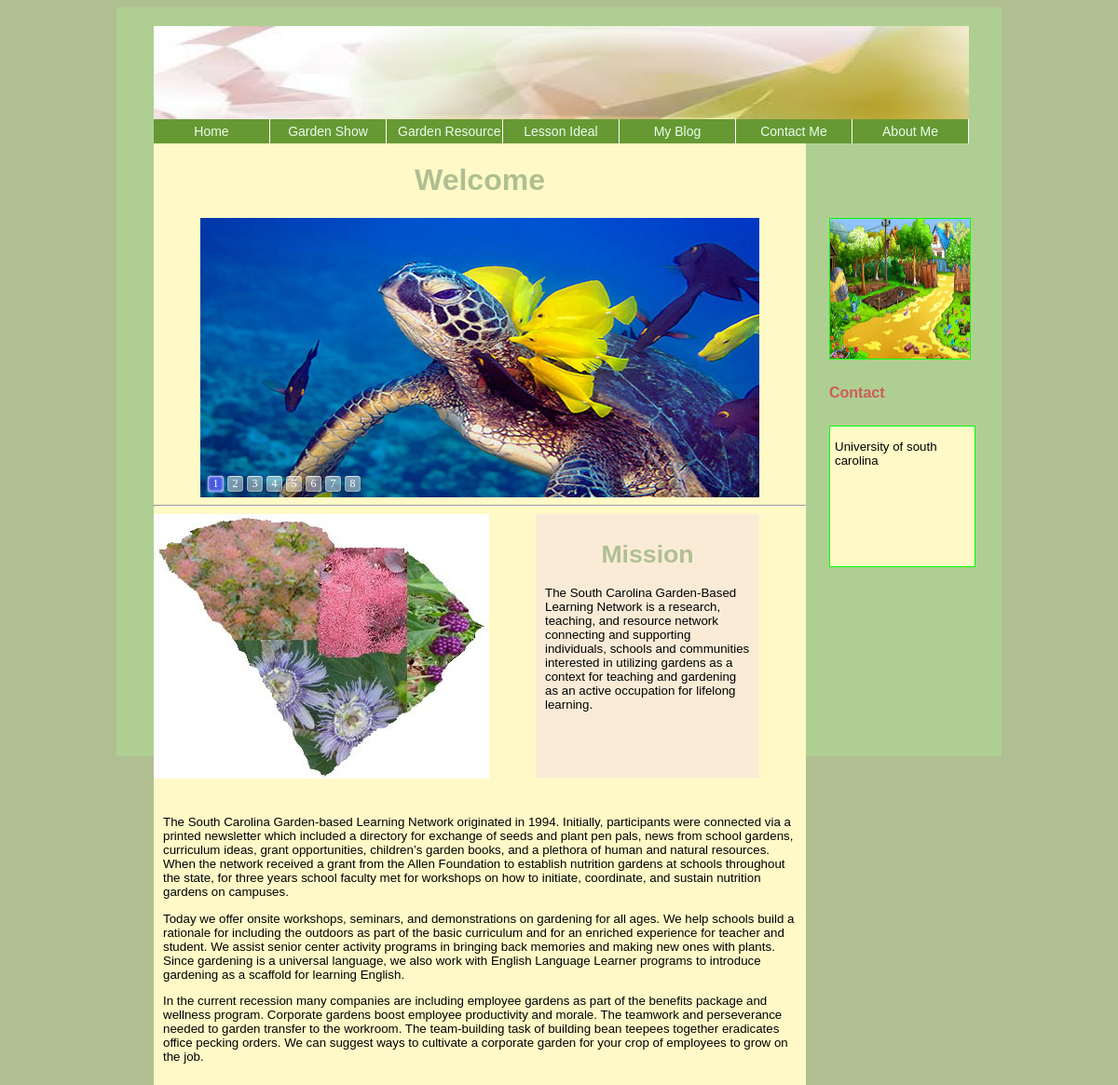
The page / on the database its author committed.
### mainpage/models.py (models this page shows, shortened)
class PageModule(models.Model):
	pageModule_text = models.CharField(max_length=200)
	url_text = models.URLField(max_length=200)

### mainpage/views.py (the view)
# urls.py: url(r'^$', include('mainpage.urls')),
def mainpage(request):
	pageModule_text_list = PageModule.objects.all()
	context = {'pageModule_text_list' : pageModule_text_list,}
	return render(request, 'mainpage/index.html', context)

### mainpage/templates/mainpage/index.html (shortened to what this page needs)
{% load staticfiles %}
<link rel="stylesheet" type="text/css" href="{% static 'mainpage/mystyle.css' %}" />
<link rel="stylesheet" type="text/css" href="{% static 'mainpage/navigator.css' %}" />
<div id="all">
	<img id="header" src="{% static 'mainpage/images/header.jpg'%}">
{% if pageModule_text_list %}
    <ul id="jsddm">
    {% for module in pageModule_text_list %}
        <li><a href="../{{ module.url_text}}">{{ module.pageModule_text }}</a>
        </li>
    {% endfor %}
    </ul>
    <div id="leftcontent">
    <h1 id="h1Wel">Welcome</h1>
    <div id="slider1_container" style="position: relative; top: 0px; left: 50px; width: 600px;
        height: 300px;">
         <div u="slides" style="cursor: move; left: 0px; top: 0px; width: 600px; height: 300px;
            overflow: hidden;">
            <div><img u="image" src="{% static 'mainpage/images/005.jpg'%}" /></div>
        </div>
        <div u="navigator" class="jssorb03" style="position: absolute; bottom: 4px; left: 6px;">
            <div u="prototype" style="position: absolute; width: 21px; height: 21px; text-align:center; line-height:21px; color:white; font-size:12px;"><NumberTemplate></NumberTemplate></div>
        </div>
    </div>
    <hr>
    <div id="imageandmission">
    <img id="flowermap" src="{% static 'mainpage/images/south-carolina-county-map.jpg'%}" >
    <div id="mission">
    	<h1 id="h1mission"> Mission </h1>
    	<p>The South Carolina Garden-Based Learning Network is a research, teaching, and resource network connecting and supporting individuals, schools and communities interested in utilizing gardens as a context for teaching and gardening as an active occupation for lifelong learning.</p>
    </div>
	</div>
	<div id="allParagraph">
	<p>The South Carolina Garden-based Learning Network originated in 1994. Initially, participants were connected via a printed newsletter which included a directory for exchange of seeds and plant pen pals, news from school gardens, curriculum ideas, grant opportunities, children’s garden books, and a plethora of human and natural resources. When the network received a grant from the Allen Foundation to establish nutrition gardens at schools throughout the state, for three years school faculty met for workshops on how to initiate, coordinate, and sustain nutrition gardens on campuses.</p>
	<p>Today we offer onsite workshops, seminars, and demonstrations on gardening for all ages. We help schools build a rationale for including the outdoors as part of the basic curriculum and for an enriched experience for teacher and student. We assist senior center activity programs in bringing back memories and making new ones with plants. Since gardening is a universal language, we also work with English Language Learner programs to introduce gardening as a scaffold for learning English.</p>
	<p>In the current recession many companies are including employee gardens as part of the benefits package and wellness program. Corporate gardens boost employee productivity and morale. The teamwork and perseverance needed to garden transfer to the workroom. The team-building task of building bean teepees together eradicates office pecking orders. We can suggest ways to cultivate a corporate garden for your crop of employees to grow on the job.</p>
	</div>
	</div>
	<div id="contact">
		<img src="{% static 'mainpage/images/garden.jpg'%}" alt="contact"/>
		<h5 id="contacth4">Contact</h5>
		<div id="contactDiv">
			<p>
				University of south carolina
			</p>
		</div>
	</div>
	{% else %}
    <p>Loading Error.</p>
{% endif %}
</div>

### mainpage/static/mainpage/mystyle.css (style rules this page uses)
#all { width: 950px; min-width: 900px; background: #AFCF92; height: 100%; margin-left:auto; margin-right: auto; padding-top: 20px; }
#header { width:875px; height:100px; margin-left: 40px; }
#leftcontent { display:inline; float:left; width: 700px; margin-left: 40px; background: #FFF9C7; }
#leftcontent h1 { text-align: center; }
#imageandmission { height:300px; }
#flowermap { display: inline; float:left; }
#allParagraph { padding: 10px; font-family: Arial; font-size:10pt; }
#h1Wel { font-family: Arial; font-size:24pt; color:#AFBF92; }
#h1mission { font-family: Arial; font-size:20pt; color:#AFBF92; }
#mission { display:inline; float:right; background:#FAEBD7; width:220px; margin-right: 50px; padding: 10px; height: 263px; }
#contactDiv { border:1px solid lime; width:150px; height: 150px; text-align: left; background: #FFF9C7; padding-left: 5px; }
#contactDiv p { font-family: Arial; font-size:10pt; }
#mission p { font-family: Arial; font-size:10pt; }
#contact { width:150px; display: inline; float:right; margin-right: 35px; margin-top: 80px; }
#contact img { width:150px; height: 150px; border:1px solid lime; }
#contacth4 { font-family: Arial; font-size:12pt; color:#CD5C5C; }
a { color: #324143 }
#jsddm { margin-top: 0px; }
#jsddm li { float: left; list-style: none; font: 14px Tahoma, Arial; }
#jsddm li a { display: block; background: #669933; padding: 5px 12px; text-decoration: none; border-right: 1px solid white; width: 100px; color: #EAFFED; white-space: nowrap; text-align: center }

### mainpage/static/mainpage/navigator.css (style rules this page uses)
.jssorb03 div, .jssorb03 div:hover, .jssorb03 .av { background: url(images/b03.png) no-repeat; overflow:hidden; cursor: pointer; }
.jssorb03 div { background-position: -5px -4px; }
.jssorb03 .av { background-position: -65px -4px; }

### rows shown on the page
PageModule: pageModule_text "Home"
PageModule: pageModule_text "Garden Show"
PageModule: pageModule_text "Garden Resource"
PageModule: pageModule_text "Lesson Ideal"
PageModule: pageModule_text "My Blog"
PageModule: pageModule_text "Contact Me"
PageModule: pageModule_text "About Me"
